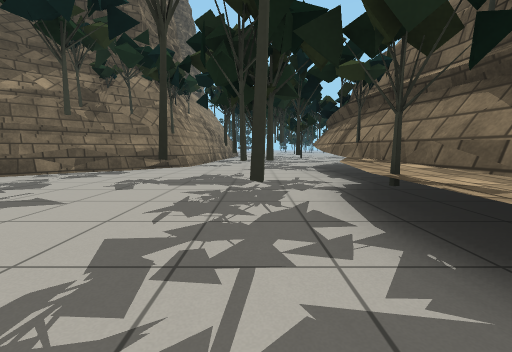
view 1 (above)

24 first-person views from a walk through a world built for the Gazebo simulator. The camera is 0.72 m above the floor, tilts 6° down and sees 90° across. The floor is counted in squares, 2 m on a side. Each view is taken from the middle of a square. On the plan, view 1 faces up. The plan holds only what a view shows up to about 9 squares ahead; the rest is blank. Simple shapes stand in for some stock models. Surface patterns are stand-ins for the level's own textures.

view 2
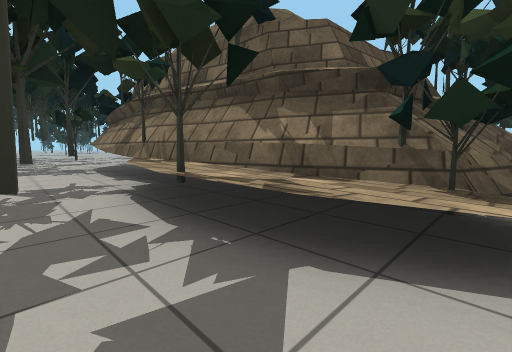

view 3
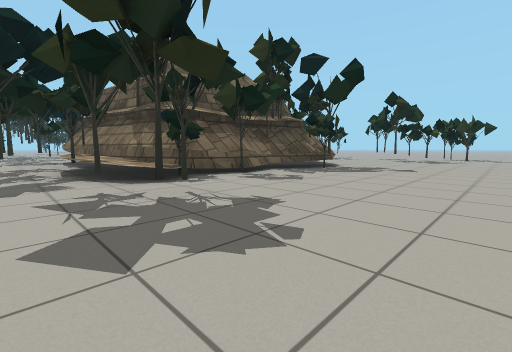

view 4
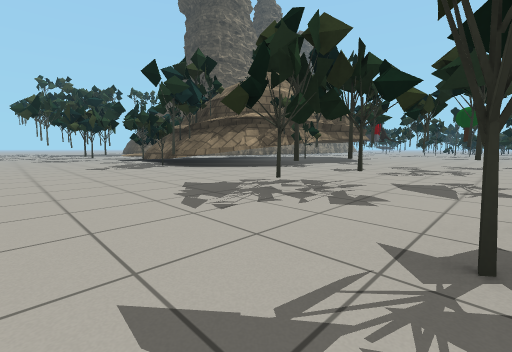

view 5
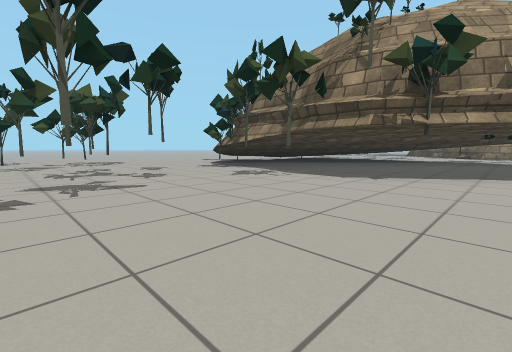

view 6
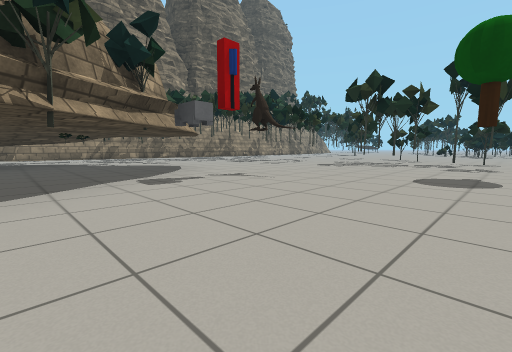

view 7
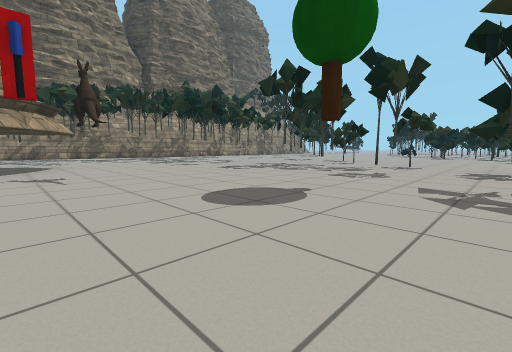

view 8
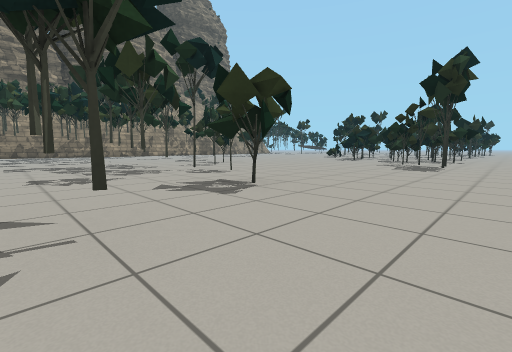

view 9
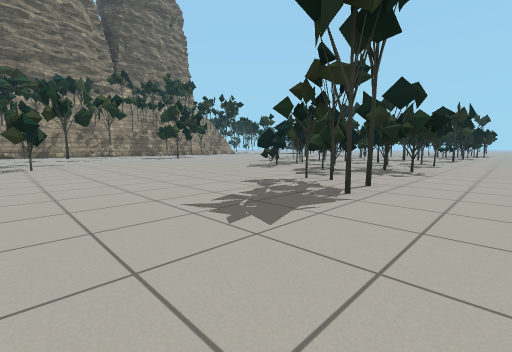

view 10
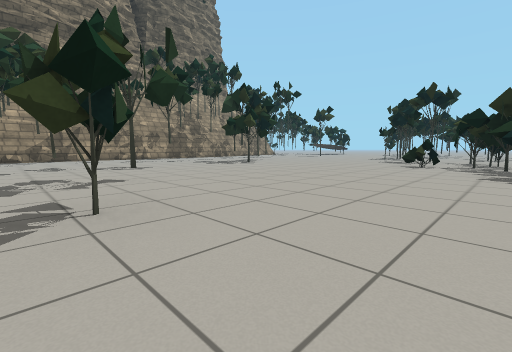

view 11
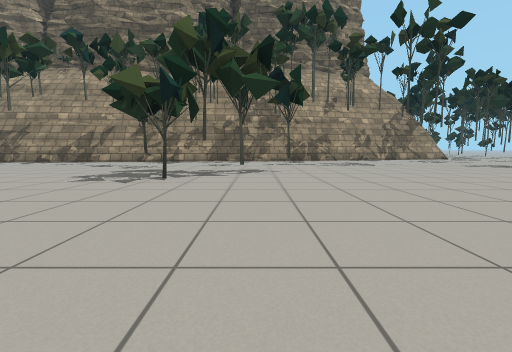

view 12
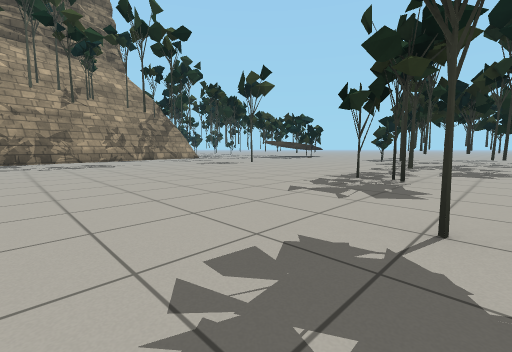

view 13
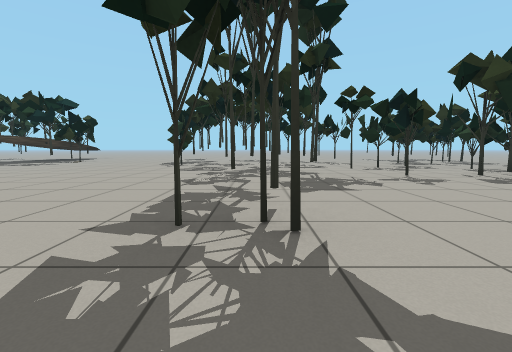

view 14
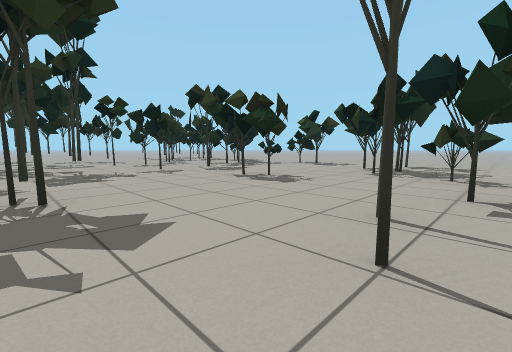

view 15
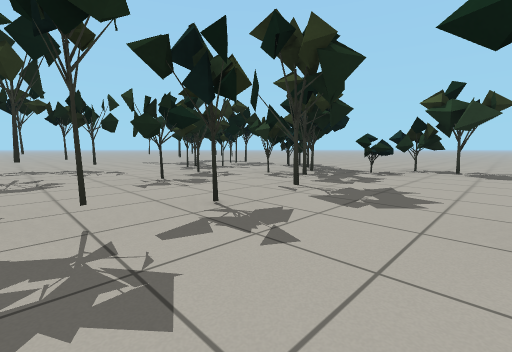

view 16
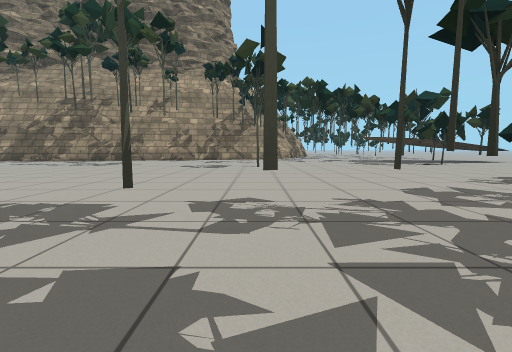

view 17
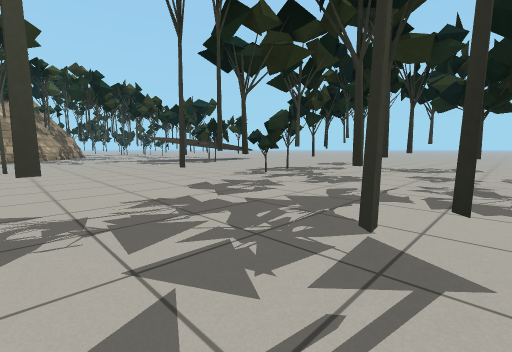

view 18
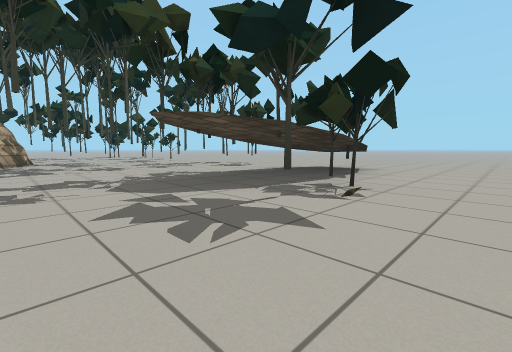

view 19
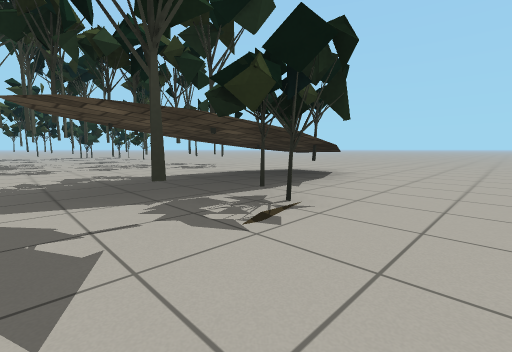

view 20
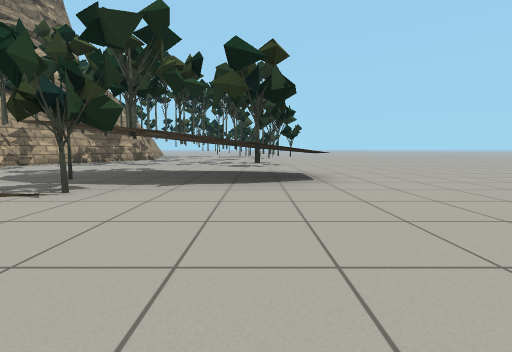

view 21
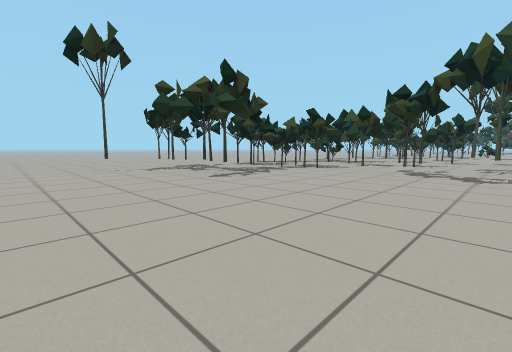

view 22
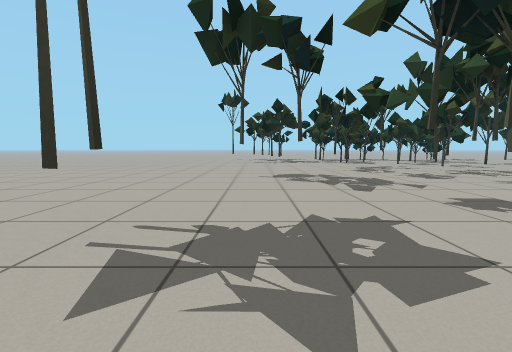

view 23
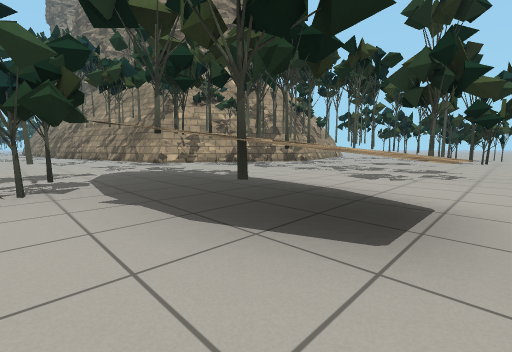

view 24
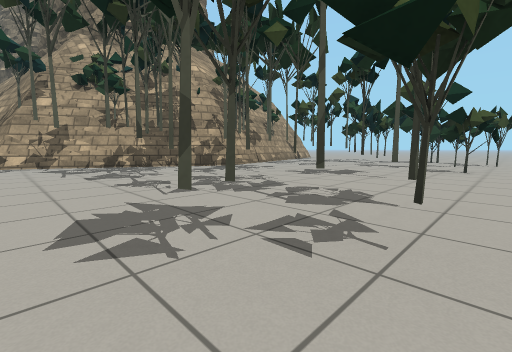

### Floor plan
Key: @ floor where view 1 was taken; # wall or solid block; x gap in a wall; . floor; = window, fence, low wall or low ledge; T thing the floor can be seen under or through; O other object.
Columns run from 14 left of view 1 to 13 right of it. Each row starts with its distance up from view 1.
 34         ....................
 33 ....#.....T......#..........
 32 ...####.#.TxOO.....#...#TT..
 31  ...#.#..TT.OO...TT......T..
 30   .##.x.TTT.OO#..TTTTT.TTT..
 29    ####..TT.#O...T.TT..TTT..
 28    ####### x##.....T.TTTTT..
 27          ##........TTTTTT...
 26           ##...#...x.TT..#..
 25            #.......x..T..x..
 24            #.......#.#..##..
 23            #...........T....
 22            ##.......TTT.....
 21             #.........####.
 20             #........#####.
 19             #...##....#.#..
 18             #.........#.##.
 17             #....#......##.
 16             #............#.
 15             ##...#.#.......
 14              #......TT.....
 13              #     .TTT....
 12                  ##TTTT.#..
 11                 ####...T...
 10                 #........#.
  9             #   .........
  8             #. ## O..O...
  7             #..##OOOO....
  6             #=xOOOOOO....
  5            ##..#OOOOO....
  4           ##.#TOOOOOOO..#
  3            ...TOOOOOO..#.
  2             ..TO OOOO#x#.
  1              .TOOOOOO....
  0               @O#OOO...##
 -1             ##.#.......#.
 -2             #...........##
 -3              .............
 -4                       ...

Positions as (right, up) in squares from view 1, and headings:
1: (0, 0), facing up
2: (0, 0), facing up-right
3: (0, -3), facing up-right
4: (10, -3), facing up-left
5: (10, 6), facing down-left
6: (9, 5), facing up-left
7: (10, 7), facing up-left
8: (12, 10), facing up-left
9: (12, 14), facing up-left
10: (8, 14), facing up-left
11: (6, 20), facing left
12: (6, 21), facing up-left
13: (5, 23), facing up
14: (5, 22), facing up-right
15: (6, 25), facing up-right
16: (6, 26), facing left
17: (6, 26), facing up-left
18: (1, 28), facing up-left
19: (1, 29), facing up-left
20: (2, 32), facing left
21: (6, 34), facing down-right
22: (2, 32), facing right
23: (0, 33), facing down-left
24: (-3, 33), facing down-left
